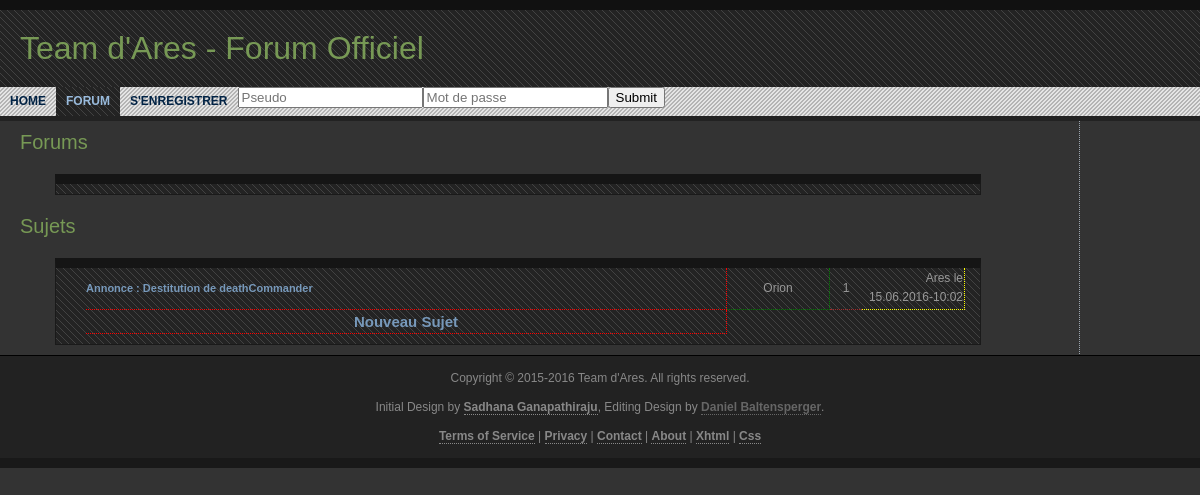
The page /F-TDA/src/php/forum.php?id=Carré des officiers on the database its author committed.
### tables this page shows
CREATE TABLE t_subject(
        idSubject int (11) Auto_increment  NOT NULL ,
        subTitle  Varchar (60) NOT NULL ,
        idMember  Int NOT NULL ,
        idForum   Int NOT NULL ,
        PRIMARY KEY (idSubject )
);

CREATE TABLE t_member(
        idMember     int (11) Auto_increment  NOT NULL ,
        memPseudo    Varchar (30) NOT NULL ,
        memMail      Varchar (60) NOT NULL ,
        memEnterDate Date NOT NULL ,
        memPassword  Varchar (60) NOT NULL ,
        memVarious   Varchar (600) ,
        memPFunction Int ,
        idGrade      Int NOT NULL ,
        PRIMARY KEY (idMember )
);

CREATE TABLE t_post(
        idPost       int (11) Auto_increment  NOT NULL ,
        posText      Longtext NOT NULL ,
        posDate      Varchar (16) ,
        posIsDeleted Int ,
        idMember     Int NOT NULL ,
        idSubject    Int NOT NULL ,
        PRIMARY KEY (idPost )
);

### F-TDA/src/php/Class/DbAccess.php (called while the page is built, shortened)
<?php
class DbAccess {
    private $db;
    private function connectDB(){
        $login = 'root';
        $password = '';
        $host = 'localhost';
        $dbName = 'db_alpha';
        $this->db = new PDO(sprintf('mysql:host=%s;dbname=%s', $host, $dbName), $login, $password, array( PDO::MYSQL_ATTR_INIT_COMMAND => "SET NAMES utf8"));
    }
    private function untieDB()
    {
        $this->db = null;
    }
    private function executeSqlRequest($sqlRequest)
    {
        $req = $this->db->prepare($sqlRequest);
        $req->execute();
        $datas = $req->fetchAll(PDO::FETCH_ASSOC);
        return $datas;
    }
    public function getAllForumsFirstLevel(){
        $query = 'SELECT * FROM t_forum ORDER BY forAddiction';
        $value = $this->executeSqlRequest($query);
        return $value;
    }
    public function getSubjectsByForumName($forName){
        $req = "Select idSubject, subTitle, idMember, memPseudo from t_subject natural join t_forum natural join t_member where forName = '$forName'";
        $result = $this->executeSqlRequest($req);
        return $result;
    }
    public function getLastPostInSubject($subName){
        $req = "SELECT posDate,  memPseudo, subTitle FROM t_subject left outer join t_post on t_post.idSubject = t_subject.idSubject inner join t_member on T_post.idMember = t_member.idMember natural join t_forum where posIsDeleted = 0 AND subTitle = '$subName' order by posDate desc Limit 1";
        $result = $this->executeSqlRequest($req);
        return $result;
    }
    public function getAllNbrAnswerByForumName($name){
        $req = "SELECT subTitle,count(idPost) as nbrAnswer from t_post inner join t_subject on t_post.idSubject = t_subject.idSubject natural join t_forum where posIsDeleted = 0 AND forName = '$name' group by subTitle";
        $result = $this->executeSqlRequest($req);
        return $result;
    }
}

### F-TDA/src/php/forum.php (the view, shortened to what this page needs)
<!DOCTYPE html>
<html>
	<head>
		<link rel="stylesheet" type="text/css" media="screen" href="../../resources/css/screen.css" />
	</head>
	<body class="bForum">
		<?php include("_Layout/layout_header.php") ?>
        <?php include("_Layout/layout_menu.php") ?>
        <?php
        include("Class/DbAccess.php");
        $work = new DbAccess();
        $forums = $work->getAllForumsFirstLevel();
        ?>
		<div class="wrapper">
		  <div class="content-wrapper">
			<div class="content">
			  <h4>Forums</h4>
                <?php
                foreach($forums as $forum){
                    if($forum['forName'] == $_GET['id']){
                        $actualAccreditation = $forum['forAccreditation'];
                    }
                }
                $printF = false;
                foreach($_SESSION['Accreditation'] as $acc){
                    if($printF == false){
                        if($acc['funAccreditation'] == $actualAccreditation){
                            $printF = true;
                        }
                    }
                }
                if($printF == false){
                    echo "<blockquote>Vous n'avez pas accès à ce contenu, veuillez contacter un officier supérieur si il s'agit d'une erreur.</blockquote>";
                }elseif($printF == true){
                ?>
				  <dl>
				  </dl>
                    <h4>Sujets</h4>
                    <blockquote>
                        <table>
                            <?php
                                $subjects = $work->getSubjectsByForumName($_GET['id']);
                                $nbrAllAnswer = $work->getAllNbrAnswerByForumName($_GET['id']);
                                foreach($subjects as $subject){
                                    foreach($nbrAllAnswer as $nbrAnswer){
                                        if($nbrAnswer['subTitle'] == $subject['subTitle']){
                                            $nbr = $nbrAnswer['nbrAnswer']-1;
                                        }
                                    }
                                    $lastPost = $work->getLastPostInSubject($subject['subTitle']);
                                    $lastPseudo = $lastPost[0]['memPseudo'];
                                    $lastHour = $lastPost[0]['posDate'];
                                    echo("
                                    <tr>
                                        <th class=\"subTitle\"><a href=\"topic.php?id=$subject[idSubject]&name=$subject[subTitle]\">$subject[subTitle]</a></th>
                                        <td class=\"subAuthor\">$subject[memPseudo]</td>
                                        <td class=\"subAnswer\">$nbr</td>
                                        <td class=\"subLast\">$lastPseudo le<br> $lastHour</td>
                                    </tr>
                                    ");
                                }
                            ?>
                            <tr>
                                <th class="subTitle" style="text-align: center; font-size: 15px;"><a href="addTopic.php?name=<?php echo $_GET['id']?>">Nouveau Sujet</a></th>
                            </tr>
                        </table>
                    </blockquote>
                <?php
                }else{
                    echo "<blockquote>Vous n'avez pas accès à ce contenu, veuillez contacter un officier supérieur si il s'agit d'une erreur.</blockquote>";
                }
                ?>
			</div>
		  </div>
		</div>
        <?php include("_Layout/layout_footer.php") ?>
	</body>
</html>

### F-TDA/resources/css/screen.css (style rules this page uses)
html { margin: 0; padding: 0; color: #aaaaaa; background-color: #333333; font: normal 12px "Trebuchet MS", "Lucida Grande", Verdana, Georgia, Sans-Serif; }
a:link { text-decoration: none; color: #7799bb; }
h1, h2, h3, h4, h5, h6 { font-weight: normal; margin: 0; padding: 10px 0; color: #779955; }
h4 { font-size: 20px; }
ul, ol, dl, blockquote, pre { color: #999999; margin: 10px 35px; padding: 0px 15px 10px 30px; line-height: 1.6em; border: 1px solid #1a1a1a; border-top: 10px solid #151515; background: #404040 url(../images/navigation_hover.gif) top left repeat; }
table { border-collapse: collapse; }
body { margin: 0; float: left; width: 100%; }
.wrapper { clear: both; float: left; width: 100%; background: transparent url(../images/hr_dotted.gif) 90% 0 repeat-y; }
.content-wrapper { width: 90%; float: left; }
.content { float: left; padding: 0 20px; }
.subTitle { color: #7799bb; font-size: 11px; font-weight: bold; padding: 2px 0; text-align: left; width: 640px; border-right: 1px dotted red; border-bottom: 1px dotted red; }
.subAnswer { width: 30px; text-align: center; border-bottom: 1px dotted brown; }
.subAuthor { width: 100px; text-align: center; border-right: 1px dotted green; border-bottom: 1px dotted green; }
.subLast { text-align: right; width: 100px; border-right: 1px dotted yellow; border-bottom: 1px dotted yellow; }

### rows shown on the page
t_subject: subTitle "Annonce : Destitution de deathCommander", idMember.memPseudo "Orion", nbr "1", t_member.memPseudo "Ares", t_post.posDate "15.06.2016-10:02"
